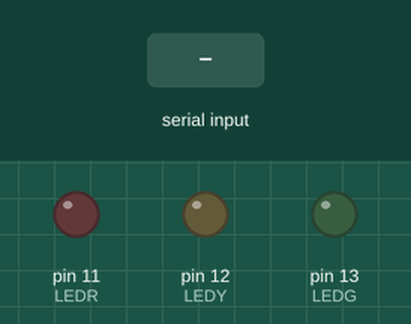
Bench run of a sketch on a simulated Arduino Uno, built with avr-gcc and run on an emulated ATmega328P. Shown: output pins drawn as LEDs (lit = HIGH). The test bench sets the inputs (shaded band).

Above: at 1.2 s.
1.3 s: byte 30 received over Serial
At 1.9 s:
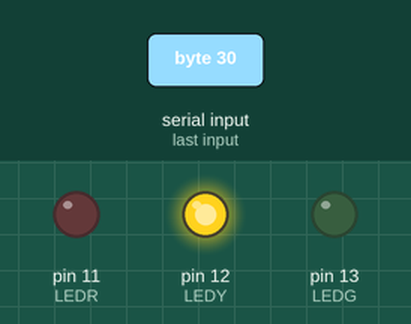
2.8 s: byte 120 received over Serial
At 4.2 s:
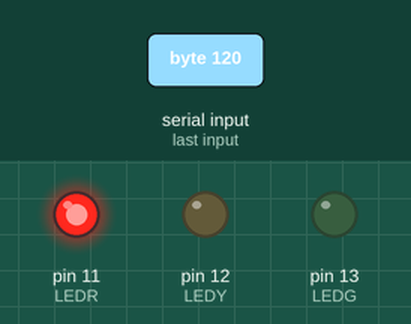
Timing chart, 0 to 5.8 s (numbered marks = the images above; inputs shaded):
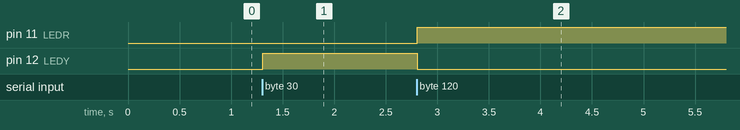

The sketch:

arduino.ino
```cpp
#define LEDR 11
#define LEDY 12
#define LEDG 13

void setup() {
 pinMode(LEDR, OUTPUT);
 pinMode(LEDY, OUTPUT);
 pinMode(LEDG, OUTPUT);
 Serial.begin(9600);
}

void loop() {
  while( Serial.available() <= 0 );

  if ( Serial.available() >= 1 ){

    char received = Serial.read();
    delay(5);

    bool found, recognized;

    found = (received) & 2;
    recognized = (received) & 1;

    if(!found){
      digitalWrite(LEDR,HIGH);
    } else {
      digitalWrite(LEDR,LOW);
    }

    if(recognized && found){
      digitalWrite(LEDG,HIGH);
    } else {
      digitalWrite(LEDG,LOW);
    }

    if(!recognized && found){
      digitalWrite(LEDY, HIGH);
    } else {
      digitalWrite(LEDY, LOW);
    }
  }
}
```

Measured:
- after the input at 1.3 s, pin 12 (LEDY): LOW → HIGH at once
- after the input at 2.8 s, pin 11 (LEDR): LOW → HIGH at once; pin 12 (LEDY): HIGH → LOW at once
